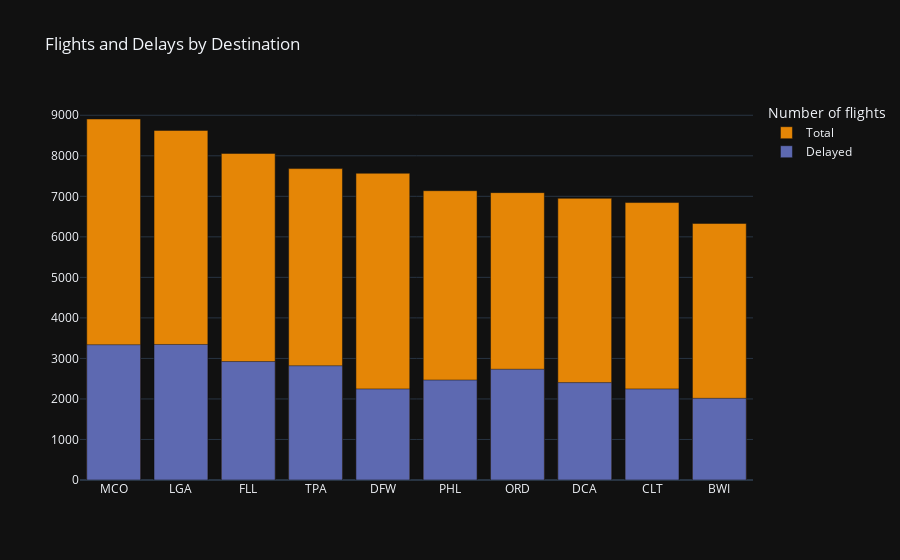

Here is the notebook cell this chart was saved with:
### Code cell
fig = go.Figure([go.Bar(x=df_dest["DESTINATION_AIRPORT"], y=df_dest["ARRIVAL_DELAY"], name="Total", 
                        marker_color=px.colors.qualitative.Vivid[0])])
fig.add_bar(x=df_dest["DESTINATION_AIRPORT"], y=df_dest["DELAYED_FLIGHTS"], name="Delayed",
            marker_color=px.colors.qualitative.Vivid[1])
fig.update_layout(title_text="Flights and Delays by Destination", legend_title="Number of flights", template="plotly_dark", 
                  barmode='overlay', hovermode="x unified")
fig.show()

### Figure 1 — Plotly figure (JSON) as saved in the notebook; plotly's stock layout.template omitted (floating-point values rounded to 4 significant figures)
{"data": [{"marker": {"color": "rgb(229, 134, 6)"}, "name": "Total", "type": "bar", "x": ["MCO", "LGA", "FLL", "TPA", "DFW", "PHL", "ORD", "DCA", "CLT", "BWI"], "y": [8908, 8627, 8059, 7684, 7569, 7139, 7091, 6951, 6846, 6331]}, {"marker": {"color": "rgb(93, 105, 177)"}, "name": "Delayed", "type": "bar", "x": ["MCO", "LGA", "FLL", "TPA", "DFW", "PHL", "ORD", "DCA", "CLT", "BWI"], "y": [3338, 3344, 2923, 2819, 2247, 2466, 2732, 2403, 2247, 2015]}], "layout": {"barmode": "overlay", "hovermode": "x unified", "legend": {"title": {"text": "Number of flights"}}, "title": {"text": "Flights and Delays by Destination"}}}
